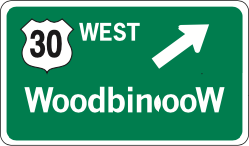
#> input picture samples/25.png, 249 x 146 px
$ jupyter execute notebook.ipynb
#> lines starting #> are read from the running program, lines starting #| are printed output that depends on the picture
[cell 1]
import cv2
import numpy as np
import imutils
from matplotlib import pyplot as plt

img = cv2.imread('samples/25.png')
#> img is the input picture: shape (146, 249, 3); mean B, G, R 122.8, 156, 68.6

# https://pyimagesearch.com/2021/04/28/opencv-image-histograms-cv2-calchist/
# https://www.etutorialspoint.com/index.php/310-python-opencv-histograms-of-color-image

chans = cv2.split(img)
colors = ("b", "g", "r")
plt.figure()
plt.title("'Flattened' Color Histogram")
plt.xlabel("Bins")
plt.ylabel("# of Pixels")

# loop over the image channels
for (chan, color) in zip(chans, colors):
	# create a histogram for the current channel and plot it
	hist = cv2.calcHist([chan], [0], None, [256], [0, 256])
	plt.plot(hist, color=color)
	plt.xlim([0, 256])
#> this loop made 3 passes
#> color on passes 1 to 3: 'b', 'g', 'r'

# create a new figure and then plot a 2D color histogram for the
# green and blue channels
fig = plt.figure()
ax = fig.add_subplot(131)
hist = cv2.calcHist([chans[1], chans[0]], [0, 1], None, [32, 32],
	[0, 256, 0, 256])
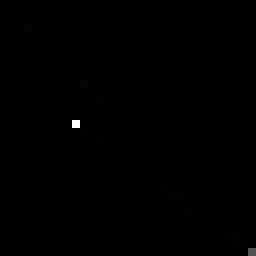
#> hist: shape (32, 32) float32 (shown 8 times larger); min 0, max 24122, mean 35.5; drawn with min black and max white
p = ax.imshow(hist, interpolation="nearest")
ax.set_title("2D Color Histogram for G and B")
plt.colorbar(p)
# plot a 2D color histogram for the green and red channels
ax = fig.add_subplot(132)
hist = cv2.calcHist([chans[1], chans[2]], [0, 1], None, [32, 32],
	[0, 256, 0, 256])
p = ax.imshow(hist, interpolation="nearest")
ax.set_title("2D Color Histogram for G and R")
plt.colorbar(p)
# plot a 2D color histogram for blue and red channels
ax = fig.add_subplot(133)
hist = cv2.calcHist([chans[0], chans[2]], [0, 1], None, [32, 32],
	[0, 256, 0, 256])
p = ax.imshow(hist, interpolation="nearest")
ax.set_title("2D Color Histogram for B and R")
plt.colorbar(p)
# finally, let's examine the dimensionality of one of the 2D
# histograms
print("2D histogram shape: {}, with {} values".format(
	hist.shape, hist.flatten().shape[0]))
#| 2D histogram shape: (32, 32), with 1024 values

# our 2D histogram could only take into account 2 out of the 3
# channels in the image so now let's build a 3D color histogram
# (utilizing all channels) with 8 bins in each direction -- we
# can't plot the 3D histogram, but the theory is exactly like
# that of a 2D histogram, so we'll just show the shape of the
# histogram
hist = cv2.calcHist([img], [0, 1, 2],
	None, [8, 8, 8], [0, 256, 0, 256, 0, 256])
print("3D histogram shape: {}, with {} values".format(
	hist.shape, hist.flatten().shape[0]))
#| 3D histogram shape: (8, 8, 8), with 512 values

# display the original input image
plt.figure()
plt.axis("off")
plt.imshow(imutils.opencv2matplotlib(img))
# show our plots
plt.show()
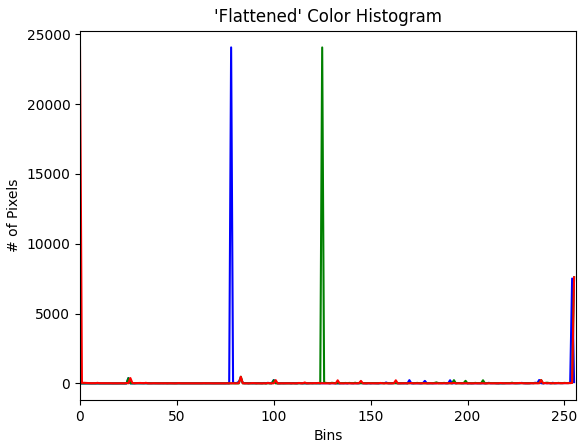
#> figure drawn by matplotlib, 1 panel; curve peaks at x = 78, y = 24063; curve peaks at x = 125, y = 24060; curve peaks at x = 0, y = 24062
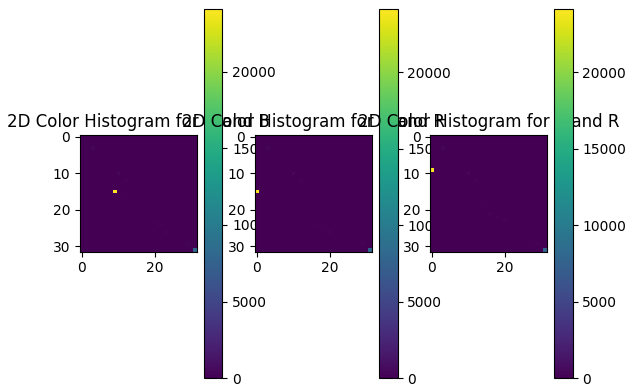
#> figure drawn by matplotlib, 6 panels

# [11 lines of commented-out code are left out]

$ run again, with samples/10.png copied over samples/25.png
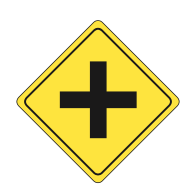
#> input picture samples/10.png, 192 x 190 px
#> img is the input picture: shape (190, 192, 3); mean B, G, R 176.8, 225.5, 233.2
#> the loop `for (chan, color) in zip(chans, colors):` made 3 passes
#> color on passes 1 to 3: 'b', 'g', 'r'
#| 2D histogram shape: (32, 32), with 1024 values
#| 3D histogram shape: (8, 8, 8), with 512 values
#> `plt.show()`:
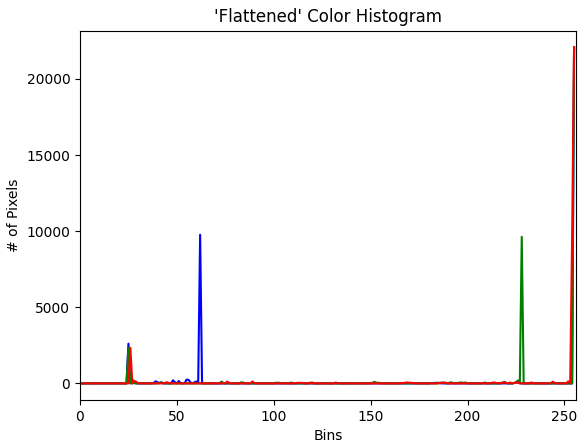
#> figure drawn by matplotlib, 1 panel; curve peaks at x = 255, y = 22074; curve peaks at x = 255, y = 22074; curve peaks at x = 255, y = 22074

$ run again, with samples/11.png copied over samples/25.png
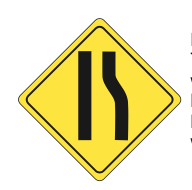
#> input picture samples/11.png, 192 x 190 px
#> img is the input picture: shape (190, 192, 3); mean B, G, R 176.6, 224.8, 232.5
#> the loop `for (chan, color) in zip(chans, colors):` made 3 passes
#> color on passes 1 to 3: 'b', 'g', 'r'
#| 2D histogram shape: (32, 32), with 1024 values
#| 3D histogram shape: (8, 8, 8), with 512 values
#> `plt.show()`:
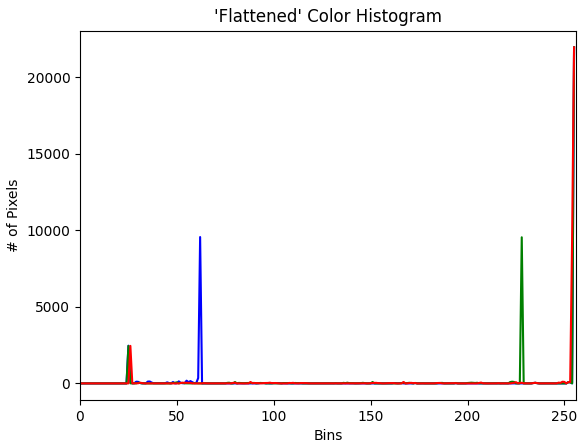
#> figure drawn by matplotlib, 1 panel; curve peaks at x = 255, y = 21933; curve peaks at x = 255, y = 21933; curve peaks at x = 255, y = 21933
